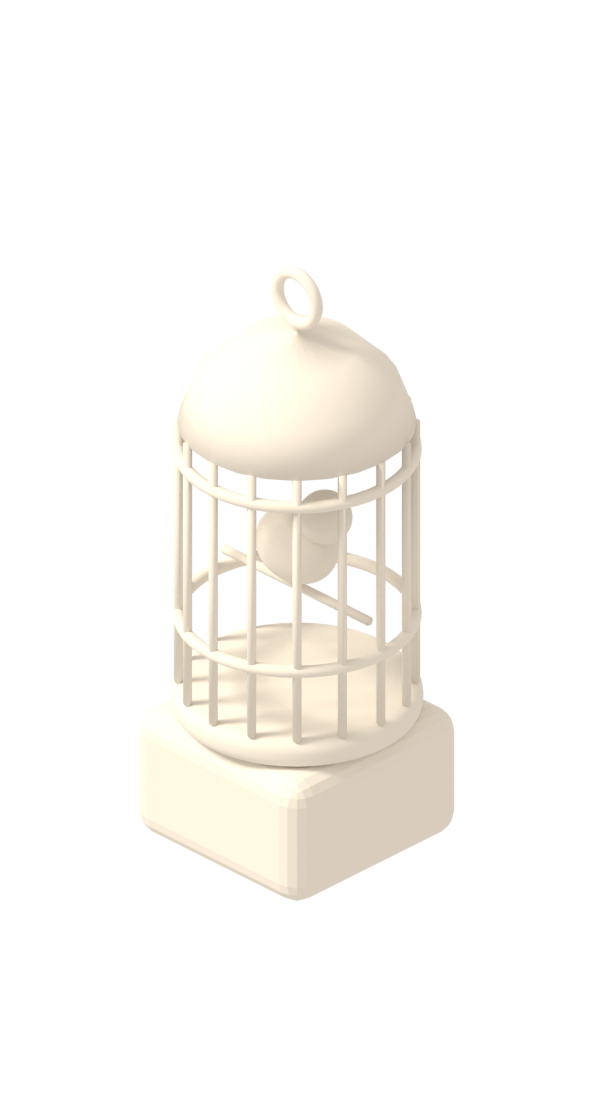
#> input picture assets/gen/ref/_white_bird_cage_raw.png, 594 x 1100 px
$ python -i fit_ruler.py   (imports and definitions only)
#> lines starting #> are read from the running program, lines starting #| are printed output that depends on the picture; after the words box and inside, x2 and y2 are one past the last pixel; in counts of white or black regions, pixels touching at a corner belong together
#> further down, picture is the input picture: PIL image 594x1100 RGBA; mean R, G, B, A 45.8, 43.9, 40.3, 48.3
#!/usr/bin/env python3
"""Fit a painted piece back onto the ruler: key out the flat background (only what joins the
picture's edges, so pale parts inside survive), take the painted thing's box and scale and
move it onto the box of the white model's ruler render (assets/gen/ref/ruler_<name>.png),
so its size and footing are the model's whatever the image model drifted. Writes the game's
picture and prints the art.json "ruler" entry (px_per_m, anchor on the written picture).

  python3 assets/gen/fit_ruler.py <name> <painted.png> <out.png>

GAP_TOL=14 (environment) keys enclosed background a little further from #F0F0F0 when the
image model drifted its grey inside a frame (the loom); the default is 7. NOCLIP=1 keeps the
painted thing whole instead of cutting it to the white model's outline, for a piece whose
painted parts sit a little off the model's (the loom's cloth).
"""
import json
import os
import sys
from pathlib import Path

import numpy as np
from PIL import Image, ImageDraw, ImageFilter

REF = Path(__file__).resolve().parent / "ref"
TOL = 18


def key(img):
    """RGBA with the edge-joined background clear."""
    rgb = img.convert("RGB")
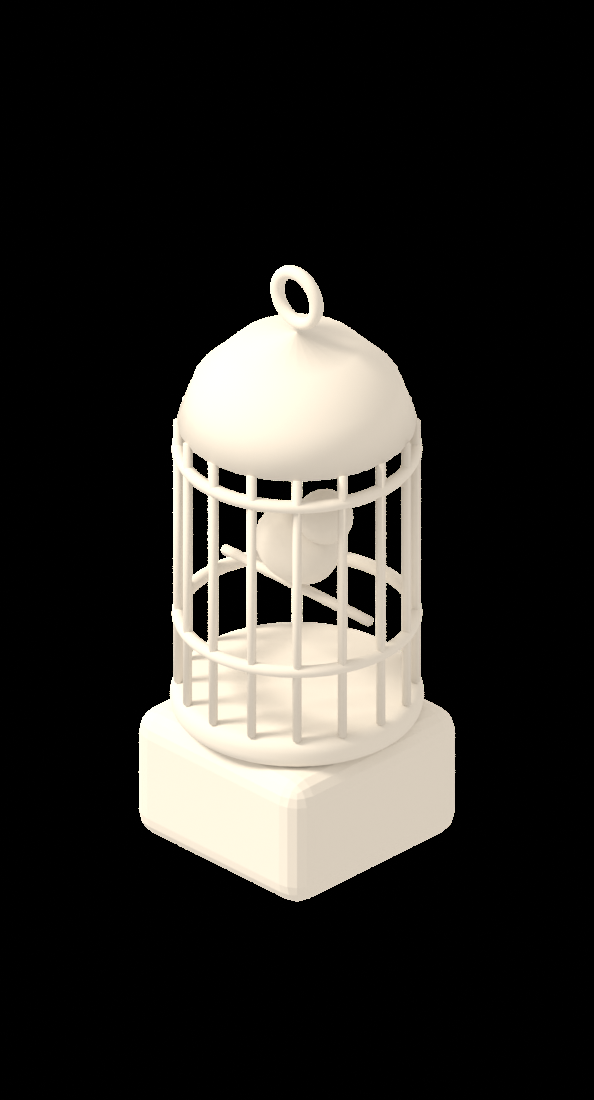
#> rgb: PIL image 594x1100 RGB; mean R, G, B 45.8, 43.9, 40.3
    w, h = rgb.size
#> w = 594; h = 1100
    mark = (255, 0, 255)
    work = rgb.copy()
    seeds = [(x, 0) for x in range(0, w, 16)] + [(x, h - 1) for x in range(0, w, 16)] + \
            [(0, y) for y in range(0, h, 16)] + [(w - 1, y) for y in range(0, h, 16)]
    for s in seeds:
        if work.getpixel(s) != mark:
            ImageDraw.floodfill(work, s, mark, thresh=TOL)
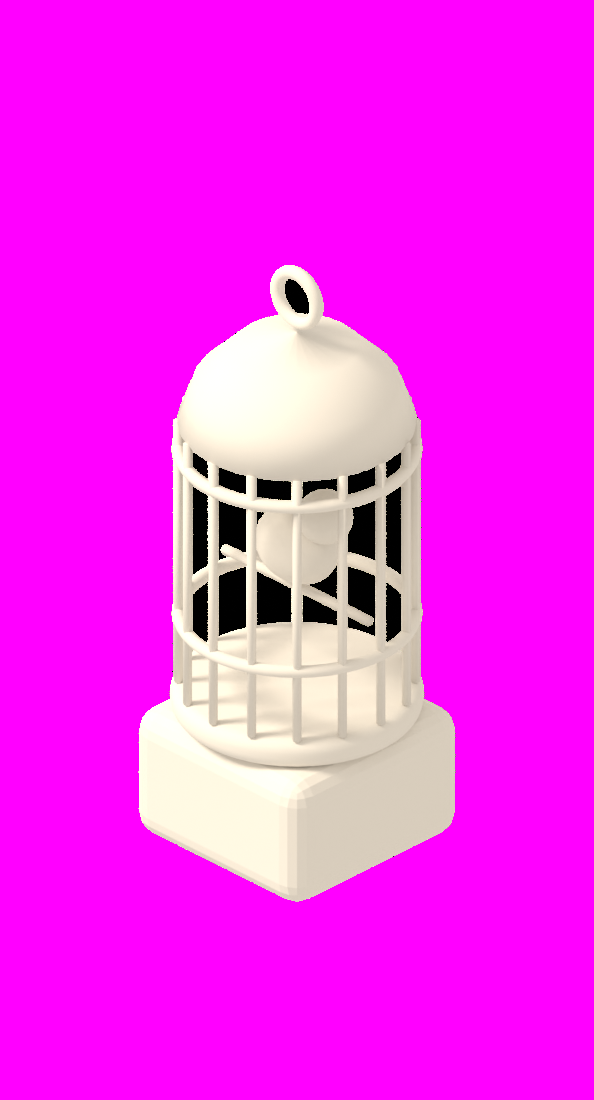
#> work: PIL image 594x1100 RGB; mean R, G, B 245, 43.9, 239.6
    a = np.array(work)
    bg = (a[..., 0] == 255) & (a[..., 1] == 0) & (a[..., 2] == 255)
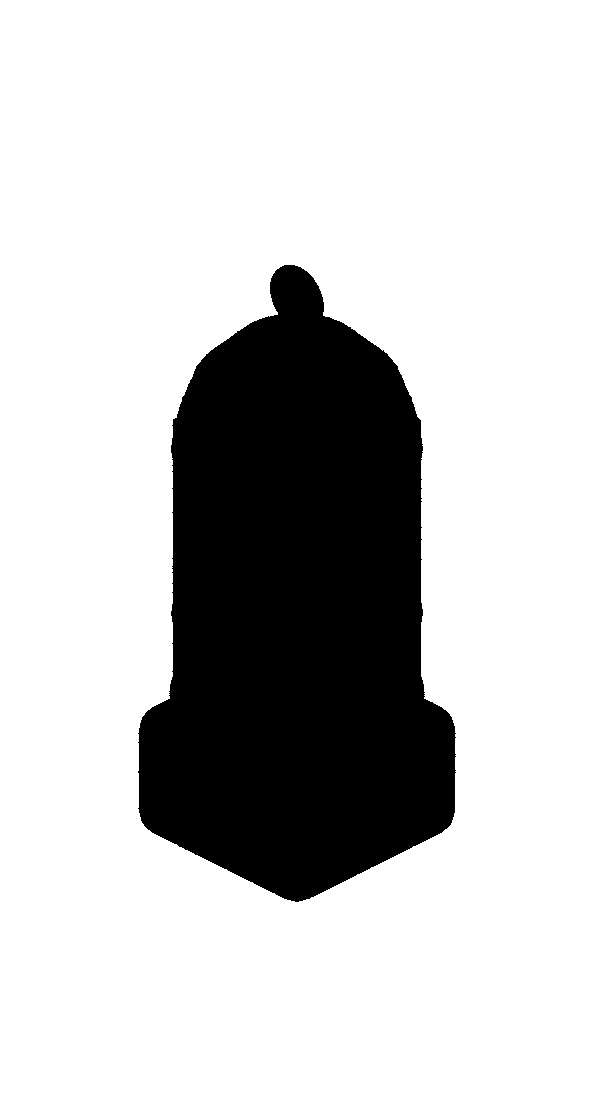
#> bg: shape (1100, 594) bool; 78.2% white; 1 black region, box (x1, y1, x2, y2) and area: (138, 265, 456, 902) 142714
    # Background showing through a closed gap (between a stool's legs): near-exact #F0F0F0.
    o = np.array(rgb).astype(int)
    gap = int(os.environ.get("GAP_TOL", "7"))
    bg |= (np.abs(o - 240).max(axis=-1) <= gap) & ((o.max(axis=-1) - o.min(axis=-1)) <= 6)
    alpha = Image.fromarray(np.where(bg, 0, 255).astype(np.uint8)).filter(ImageFilter.MinFilter(3))
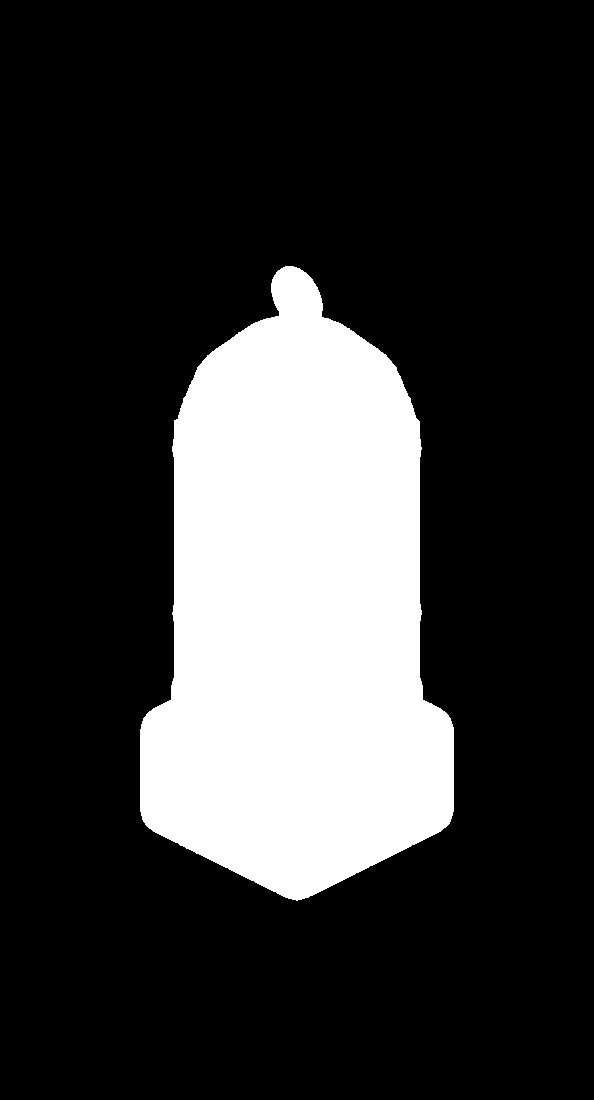
#> alpha: PIL image 594x1100 L; 21.5% white; 1 white region, box (x1, y1, x2, y2) and area: (140, 266, 454, 901) 140735
    alpha = alpha.filter(ImageFilter.GaussianBlur(0.8))
    out = rgb.convert("RGBA")
    out.putalpha(alpha)
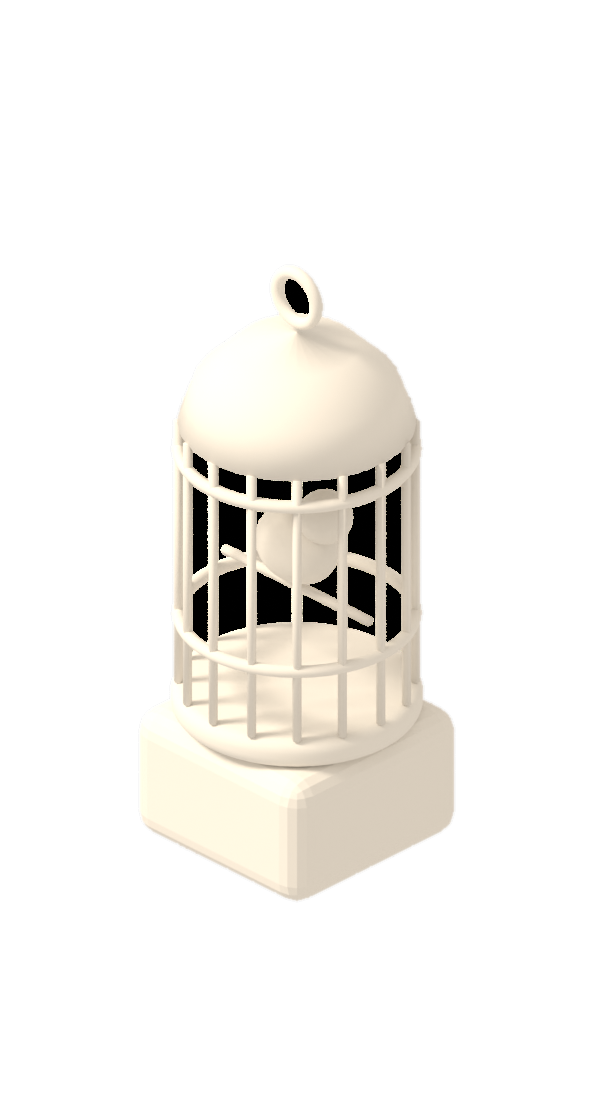
#> out: PIL image 594x1100 RGBA; mean R, G, B, A 45.8, 43.9, 40.3, 54.9; transparent parts drawn white
    return out


def main(name, painted, out):
    book = json.load(open(REF / "ruler.json"))[name]
    white = Image.open(REF / ("ruler_%s.png" % name)).convert("RGBA")
    wb = white.getchannel("A").point(lambda v: 255 if v > 40 else 0).getbbox()
    thing = key(Image.open(painted))
    # Its box without a pale grey patch of floor painted under it (bright, almost no colour).
    t = np.array(thing).astype(int)
    pale = (t[..., :3].min(axis=-1) > 195) & (t[..., :3].max(axis=-1) - t[..., :3].min(axis=-1) < 14)
    solid = (t[..., 3] > 40) & ~pale
    tb = Image.fromarray((solid * 255).astype(np.uint8)).getbbox()
    thing = thing.crop(tb).resize((wb[2] - wb[0], wb[3] - wb[1]), Image.LANCZOS)
    canvas = Image.new("RGBA", white.size, (0, 0, 0, 0))
    canvas.alpha_composite(thing, (wb[0], wb[1]))
    # Nothing outside the white model's outline (a pale patch of floor the image model
    # painted under it), give or take a few pixels of drift.
    keep = white.getchannel("A").point(lambda v: 255 if v > 40 else 0).filter(ImageFilter.MaxFilter(7)).filter(ImageFilter.GaussianBlur(1.5))
    a = np.array(canvas.getchannel("A"))
    if os.environ.get("NOCLIP") != "1":
        a = np.minimum(a, np.array(keep))
    c = np.array(canvas).astype(int)
    pale = (c[..., :3].min(axis=-1) > 185) & (c[..., :3].max(axis=-1) - c[..., :3].min(axis=-1) < 18)
    a[pale & (np.array(white.getchannel("A")) < 128)] = 0
    canvas.putalpha(Image.fromarray(a.astype(np.uint8)))
    canvas.save(out)
    entry = {"px_per_m": book["px_per_m"], "anchor": book["anchor"]}
    print(json.dumps({name: entry}))


# [2 lines not run here, left out]

>>> from PIL import Image
>>> picture = Image.open('ref/_white_bird_cage_raw.png')
>>> result = key(picture)

$ run again, on assets/gen/ref/_white_coop_raw.png
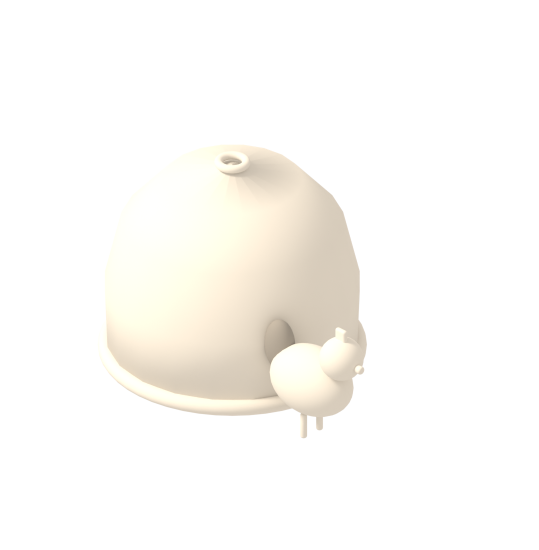
#> input picture assets/gen/ref/_white_coop_raw.png, 1078 x 1100 px (shown at 1/2 size)
#> picture is the input picture: PIL image 1078x1100 RGBA; mean R, G, B, A 48.7, 47.1, 43.7, 51.4
#> after the loop in key, `for s in seeds:`:
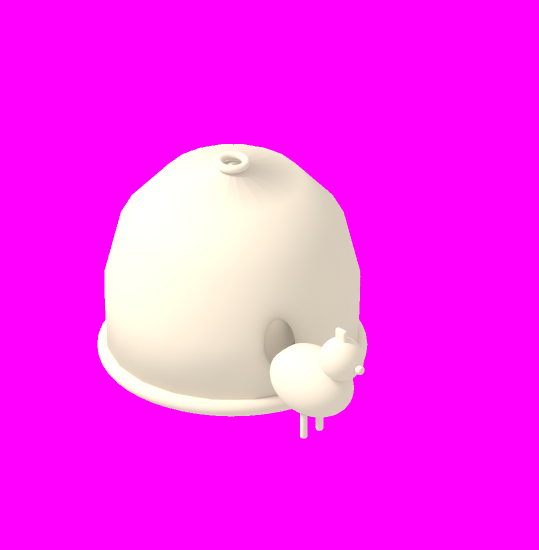
#> work: PIL image 1078x1100 RGB (shown at 1/2 size); mean R, G, B 251.8, 47, 246.8
#> bg: shape (1100, 1078) bool; 79.7% white; 1 black region, box (x1, y1, x2, y2) and area: (195, 288, 735, 878) 241073
#> in key, `alpha = Image.fromarray(np.where(bg, 0, 255).astype(np.uint8)).filter(..`:
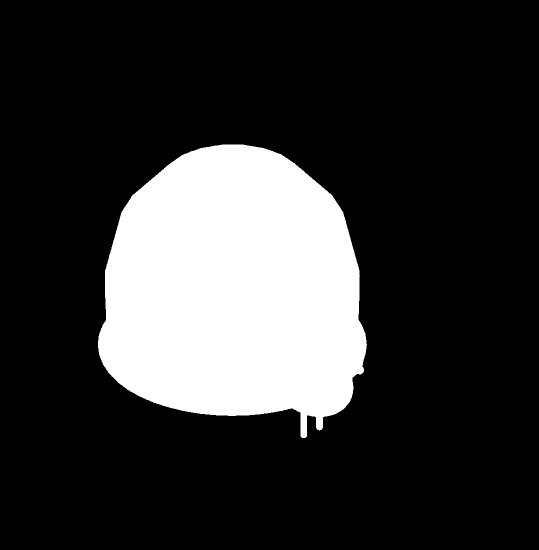
#> alpha: PIL image 1078x1100 L (shown at 1/2 size); 20.1% white; 1 white region, box (x1, y1, x2, y2) and area: (196, 289, 734, 876) 238662

$ run again, on assets/gen/ref/_white_embroidery_frame_raw.png
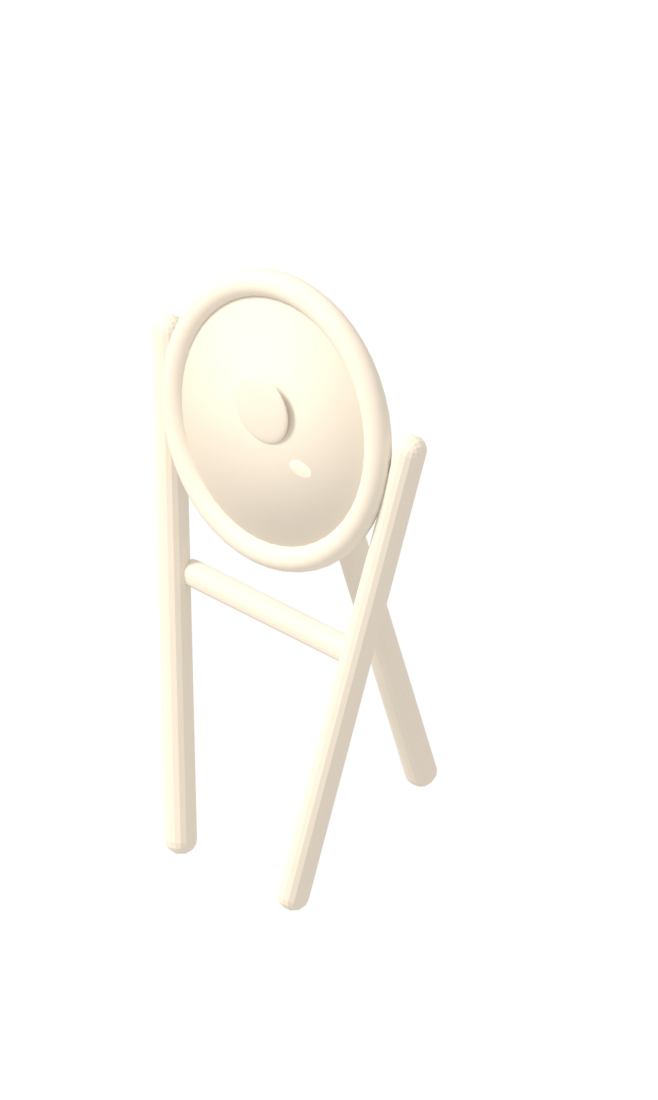
#> input picture assets/gen/ref/_white_embroidery_frame_raw.png, 658 x 1100 px
#> picture is the input picture: PIL image 658x1100 RGBA; mean R, G, B, A 32.5, 31.5, 29, 33
#> after the loop in key, `for s in seeds:`:
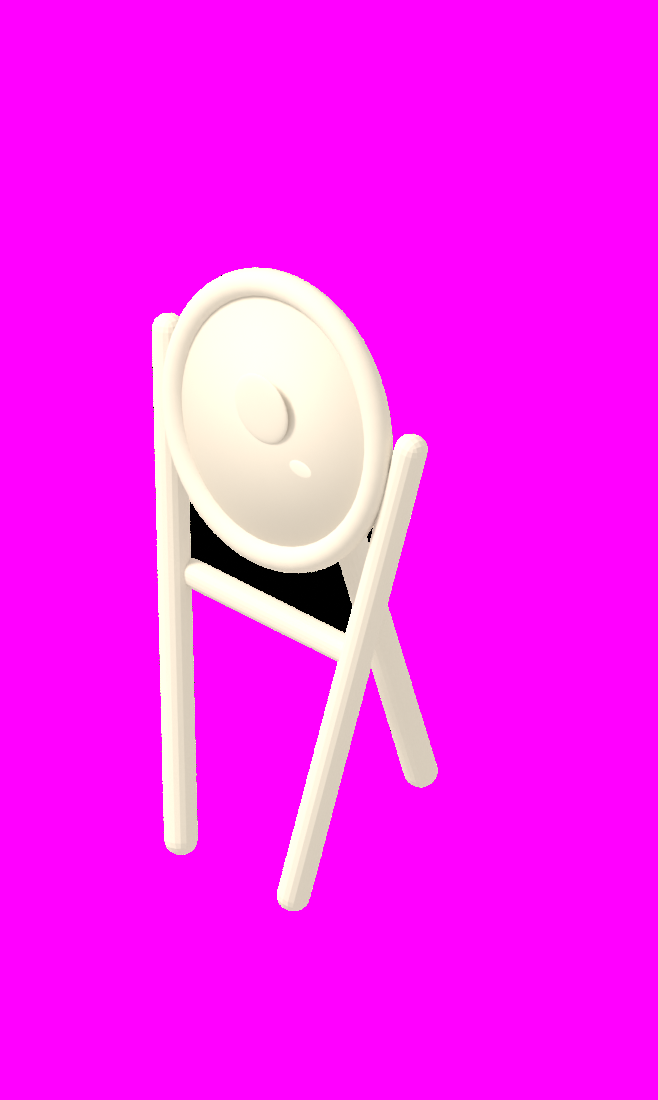
#> work: PIL image 658x1100 RGB; mean R, G, B 251.2, 31.4, 247.7
#> bg: shape (1100, 658) bool; 85.8% white; 1 black region, box (x1, y1, x2, y2) and area: (151, 267, 438, 911) 103035
#> in key, `alpha = Image.fromarray(np.where(bg, 0, 255).astype(np.uint8)).filter(..`:
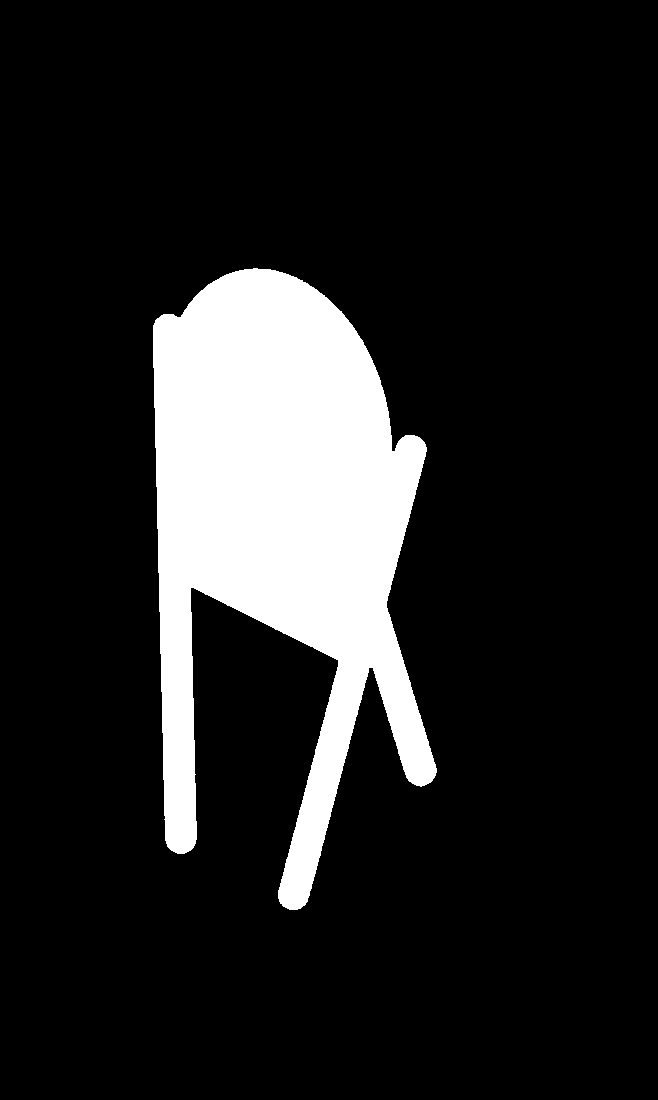
#> alpha: PIL image 658x1100 L; 13.8% white; 1 white region, box (x1, y1, x2, y2) and area: (153, 268, 437, 910) 100090

$ run again, on assets/gen/ref/_white_kang_raw.png
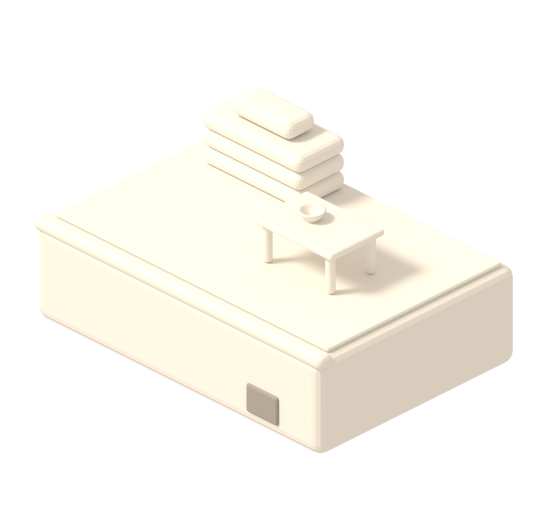
#> input picture assets/gen/ref/_white_kang_raw.png, 1100 x 1017 px (shown at 1/2 size)
#> picture is the input picture: PIL image 1100x1017 RGBA; mean R, G, B, A 90.9, 88.9, 82.3, 94.4
#> in key, `bg = (a[..., 0] == 255) & (a[..., 1] == 0) & (a[..., 2] == 255)`:
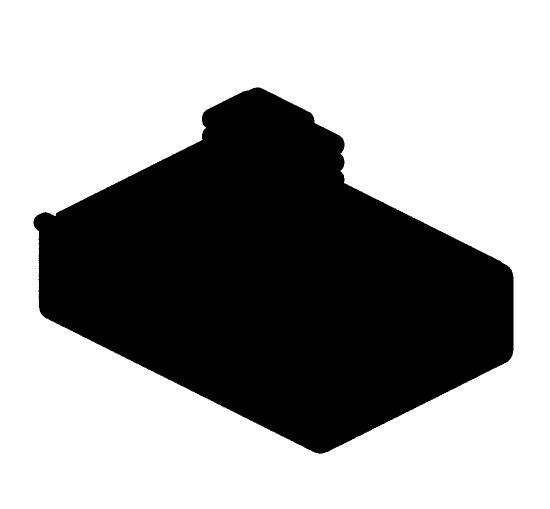
#> bg: shape (1017, 1100) bool (shown at 1/2 size); 62.7% white; 1 black region, box (x1, y1, x2, y2) and area: (67, 175, 1027, 908) 416914
#> in key, `alpha = Image.fromarray(np.where(bg, 0, 255).astype(np.uint8)).filter(..`:
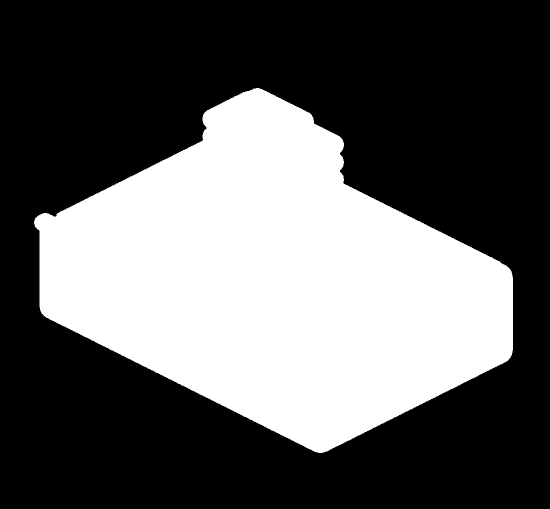
#> alpha: PIL image 1100x1017 L (shown at 1/2 size); 37% white; 1 white region, box (x1, y1, x2, y2) and area: (68, 176, 1026, 906) 413427
